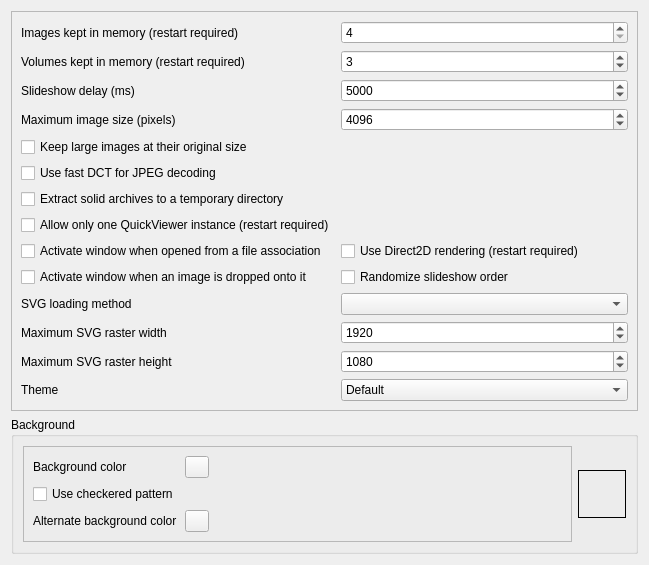
         <widget class="QWidget" name="scrollAreaWidgetContents_2">
          <property name="geometry">
           <rect>
            <x>0</x>
            <y>0</y>
            <width>649</width>
            <height>492</height>
           </rect>
          </property>
          <layout class="QVBoxLayout" name="verticalLayout_9">
           <item>
            <widget class="QFrame" name="frame">
             <property name="sizePolicy">
              <sizepolicy hsizetype="MinimumExpanding" vsizetype="Minimum">
               <horstretch>0</horstretch>
               <verstretch>0</verstretch>
              </sizepolicy>
             </property>
             <property name="frameShape">
              <enum>QFrame::StyledPanel</enum>
             </property>
             <property name="frameShadow">
              <enum>QFrame::Raised</enum>
             </property>
             <layout class="QFormLayout" name="formLayout_2">
              <item row="0" column="0">
               <widget class="QLabel" name="label_4">
                <property name="sizePolicy">
                 <sizepolicy hsizetype="MinimumExpanding" vsizetype="Preferred">
                  <horstretch>0</horstretch>
                  <verstretch>0</verstretch>
                 </sizepolicy>
                </property>
                <property name="toolTip">
                 <string>Increasing the number, the behavior of &quot;NextImage&quot; / &quot;PrevImage&quot; improves but, increases memory consumption. 6 is appropriate for 32 bit version.</string>
                </property>
                <property name="text">
                 <string extracomment="Maximum number of images that an application simultaneously manages on memory">Images kept in memory (restart required)</string>
                </property>
               </widget>
              </item>
              <item row="0" column="1">
               <widget class="QSpinBox" name="spinImages">
                <property name="toolTip">
                 <string>Increasing the number, the behavior of &quot;NextImage&quot; / &quot;PrevImage&quot; improves but, increases memory consumption. 6 is appropriate for 32 bit version.</string>
                </property>
                <property name="minimum">
                 <number>4</number>
                </property>
                <property name="value">
                 <number>4</number>
                </property>
               </widget>
              </item>
              <item row="1" column="0">
               <widget class="QLabel" name="label">
                <property name="sizePolicy">
                 <sizepolicy hsizetype="MinimumExpanding" vsizetype="Preferred">
                  <horstretch>0</horstretch>
                  <verstretch>0</verstretch>
                 </sizepolicy>
                </property>
                <property name="toolTip">
                 <string>Increasing the number, the behavior of &quot;NextVolume&quot; / &quot;PrevVolume&quot; improves but, increases memory consumption. 1 is appropriate for 32 bit version.</string>
                </property>
                <property name="text">
                 <string extracomment="Maximum number of volumes that an application simultaneously manages on memory">Volumes kept in memory (restart required)</string>
                </property>
               </widget>
              </item>
              <item row="1" column="1">
               <widget class="QSpinBox" name="spinVolumes">
                <property name="toolTip">
                 <string>Increasing the number, the behavior of &quot;NextVolume&quot; / &quot;PrevVolume&quot; improves but, increases memory consumption. 1 is appropriate for 32 bit version.</string>
                </property>
                <property name="minimum">
                 <number>1</number>
                </property>
                <property name="value">
                 <number>3</number>
                </property>
               </widget>
              </item>
              <item row="2" column="0">
               <widget class="QLabel" name="label_2">
                <property name="toolTip">
                 <string>Higher values display each image for longer.</string>
                </property>
                <property name="text">
                 <string extracomment="Wait time when images are automatically switched in slide show">Slideshow delay (ms)</string>
                </property>
               </widget>
              </item>
              <item row="2" column="1">
               <widget class="QSpinBox" name="spinSlideshow">
                <property name="toolTip">
                 <string>Higher values display each image for longer.</string>
                </property>
                <property name="minimum">
                 <number>500</number>
                </property>
                <property name="maximum">
                 <number>20000</number>
                </property>
                <property name="singleStep">
                 <number>500</number>
                </property>
                <property name="value">
                 <number>5000</number>
                </property>
               </widget>
              </item>
              <item row="4" column="0">
               <widget class="QLabel" name="label_5">
                <property name="toolTip">
                 <string>Increasing the value will degrade performance. Approximately twice the value of your display is appropriate.</string>
                </property>
                <property name="text">
                 <string extracomment="Keeping a huge image as it is will degrade performance, so if it is larger than this value it automatically shrinks">Maximum image size (pixels)</string>
                </property>
               </widget>
              </item>
              <item row="4" column="1">
               <widget class="QSpinBox" name="spinMaxTextureSize">
                <property name="toolTip">
                 <string>Increasing the value will degrade performance. Approximately twice the value of your display is appropriate.</string>
                </property>
                <property name="minimum">
                 <number>1024</number>
                </property>
                <property name="maximum">
                 <number>20000</number>
                </property>
                <property name="singleStep">
                 <number>1</number>
                </property>
                <property name="value">
                 <number>4096</number>
                </property>
               </widget>
              </item>
              <item row="5" column="0">
               <widget class="QCheckBox" name="checkBoxDontShrinkForLargeImage">
                <property name="toolTip">
                 <string>Disables automatic downscaling when loading large images. This may reduce performance.</string>
                </property>
                <property name="text">
                 <string>Keep large images at their original size</string>
                </property>
               </widget>
              </item>
              <item row="7" column="0">
               <widget class="QCheckBox" name="checkBoxUseFastDctForJPEG">
                <property name="toolTip">
                 <string>Speeds up JPEG decoding at the cost of some image quality.</string>
                </property>
                <property name="text">
                 <string extracomment="Option to use TJFLAG_FASTDCT on libjpeg-turbo">Use fast DCT for JPEG decoding</string>
                </property>
               </widget>
              </item>
              <item row="8" column="0">
               <widget class="QCheckBox" name="checkBoxExtractSolidToTemporary">
                <property name="toolTip">
                 <string>Initial extraction takes longer, but switching images is faster afterward.</string>
                </property>
                <property name="text">
                 <string extracomment="Flag to expand contents of solid compressed archive to temporary directory">Extract solid archives to a temporary directory</string>
                </property>
               </widget>
              </item>
              <item row="9" column="0">
               <widget class="QCheckBox" name="checkBoxProhibitMultipleRunning">
                <property name="text">
                 <string>Allow only one QuickViewer instance (restart required)</string>
                </property>
               </widget>
              </item>
              <item row="10" column="0">
               <widget class="QCheckBox" name="checkBoxTopWindowWhenRunWithAssoc">
                <property name="text">
                 <string comment="Check box to activate the window when activated by image association">Activate window when opened from a file association</string>
                </property>
               </widget>
              </item>
              <item row="10" column="1">
               <widget class="QCheckBox" name="checkBoxUseDirect2D">
                <property name="toolTip">
                 <string>Direct2D may improve rendering on high-resolution displays. Leave this off unless needed.</string>
                </property>
                <property name="text">
                 <string extracomment="Normally it is drawing with Windows GDI, but switching to drawing by Direct2D. QPA is loaded at startup.">Use Direct2D rendering (restart required)</string>
                </property>
               </widget>
              </item>
              <item row="11" column="0">
               <widget class="QCheckBox" name="checkBoxTopWindowWhenDropped">
                <property name="text">
                 <string comment="Check box to activate the window when an image dropped on">Activate window when an image is dropped onto it</string>
                </property>
               </widget>
              </item>
              <item row="11" column="1">
               <widget class="QCheckBox" name="checkBoxSlideshowRandomly">
                <property name="text">
                 <string extracomment="The text of the check box. Slideshow usually moves to the next page in the current sorting order, but displays it in random order">Randomize slideshow order</string>
                </property>
               </widget>
              </item>
              <item row="13" column="0">
               <widget class="QLabel" name="labelSvgLoaderSelector">
                <property name="text">
                 <string>SVG loading method</string>
                </property>
               </widget>
              </item>
              <item row="13" column="1">
               <widget class="QComboBox" name="comboBoxHowToLoadSVG">
               <property name="sizePolicy">
                <sizepolicy hsizetype="Preferred" vsizetype="Fixed">
                 <horstretch>0</horstretch>
                 <verstretch>0</verstretch>
                </sizepolicy>
               </property>
               </widget>
              </item>
              <item row="14" column="0">
               <widget class="QLabel" name="labelSvgRasterMaximumWidth">
                <property name="text">
                 <string>Maximum SVG raster width</string>
                </property>
               </widget>
              </item>
              <item row="14" column="1">
               <widget class="QSpinBox" name="spinSvgRasterMaximumWidth">
                <property name="minimum">
                 <number>100</number>
                </property>
                <property name="maximum">
                 <number>10000</number>
                </property>
                <property name="value">
                 <number>1920</number>
                </property>
               </widget>
              </item>
              <item row="15" column="0">
               <widget class="QLabel" name="labelSvgRasterMaximumHeight">
                <property name="text">
                 <string>Maximum SVG raster height</string>
                </property>
               </widget>
              </item>
              <item row="15" column="1">
               <widget class="QSpinBox" name="spinSvgRasterMaximumHeight">
                <property name="minimum">
                 <number>100</number>
                </property>
                <property name="maximum">
                 <number>10000</number>
                </property>
                <property name="value">
                 <number>1080</number>
                </property>
               </widget>
              </item>
              <item row="16" column="0">
               <widget class="QLabel" name="labelThemeSelector">
                <property name="text">
                 <string>Theme</string>
                </property>
               </widget>
              </item>
              <item row="16" column="1">
               <widget class="QComboBox" name="comboBoxThemeSelector">
                <property name="sizePolicy">
                 <sizepolicy hsizetype="Preferred" vsizetype="Fixed">
                  <horstretch>0</horstretch>
                  <verstretch>0</verstretch>
                 </sizepolicy>
                </property>
                <item>
                 <property name="text">
                  <string>Default</string>
                 </property>
                </item>
                <item>
                 <property name="text">
                  <string>Dark</string>
                 </property>
                </item>
               </widget>
              </item>
             </layout>
            </widget>
           </item>
           <item>
            <widget class="QGroupBox" name="groupBox">
             <property name="sizePolicy">
              <sizepolicy hsizetype="Preferred" vsizetype="Fixed">
               <horstretch>0</horstretch>
               <verstretch>0</verstretch>
              </sizepolicy>
             </property>
             <property name="title">
              <string extracomment="Title of frame to change background color or pattern">Background</string>
             </property>
             <layout class="QHBoxLayout" name="horizontalLayout">
              <item>
               <widget class="QFrame" name="frame_2">
                <property name="frameShape">
                 <enum>QFrame::StyledPanel</enum>
                </property>
                <property name="frameShadow">
                 <enum>QFrame::Raised</enum>
                </property>
                <layout class="QFormLayout" name="formLayout">
                 <item row="0" column="0">
                  <widget class="QLabel" name="label_3">
                   <property name="sizePolicy">
                    <sizepolicy hsizetype="MinimumExpanding" vsizetype="Preferred">
                     <horstretch>0</horstretch>
                     <verstretch>0</verstretch>
                    </sizepolicy>
                   </property>
                   <property name="text">
                    <string>Background color</string>
                   </property>
                  </widget>
                 </item>
                 <item row="0" column="1">
                  <widget class="QPushButton" name="btnColorSelect">
                   <property name="maximumSize">
                    <size>
                     <width>24</width>
                     <height>24</height>
                    </size>
                   </property>
                   <property name="text">
                    <string notr="true"/>
                   </property>
                   <property name="iconSize">
                    <size>
                     <width>16</width>
                     <height>16</height>
                    </size>
                   </property>
                  </widget>
                 </item>
                 <item row="1" column="0">
                  <widget class="QCheckBox" name="checkBoxCheckeredPattern">
                   <property name="text">
                    <string extracomment="Function to make the background of the application a pattern of chessboard">Use checkered pattern</string>
                   </property>
                  </widget>
                 </item>
                 <item row="2" column="0">
                  <widget class="QLabel" name="labelColor2">
                   <property name="text">
                    <string>Alternate background color</string>
                   </property>
                  </widget>
                 </item>
                 <item row="2" column="1">
                  <widget class="QPushButton" name="btnColorSelect2">
                   <property name="maximumSize">
                    <size>
                     <width>24</width>
                     <height>24</height>
                    </size>
                   </property>
                   <property name="text">
                    <string notr="true"/>
                   </property>
                   <property name="iconSize">
                    <size>
                     <width>16</width>
                     <height>16</height>
                    </size>
                   </property>
                  </widget>
                 </item>
                </layout>
               </widget>
              </item>
              <item>
               <widget class="QLabel" name="labelBgSample">
                <property name="minimumSize">
                 <size>
                  <width>48</width>
                  <height>48</height>
                 </size>
                </property>
                <property name="maximumSize">
                 <size>
                  <width>48</width>
                  <height>48</height>
                 </size>
                </property>
                <property name="frameShape">
                 <enum>QFrame::Box</enum>
                </property>
                <property name="text">
                 <string notr="true"/>
                </property>
               </widget>
              </item>
             </layout>
            </widget>
           </item>
          </layout>
         </widget>
